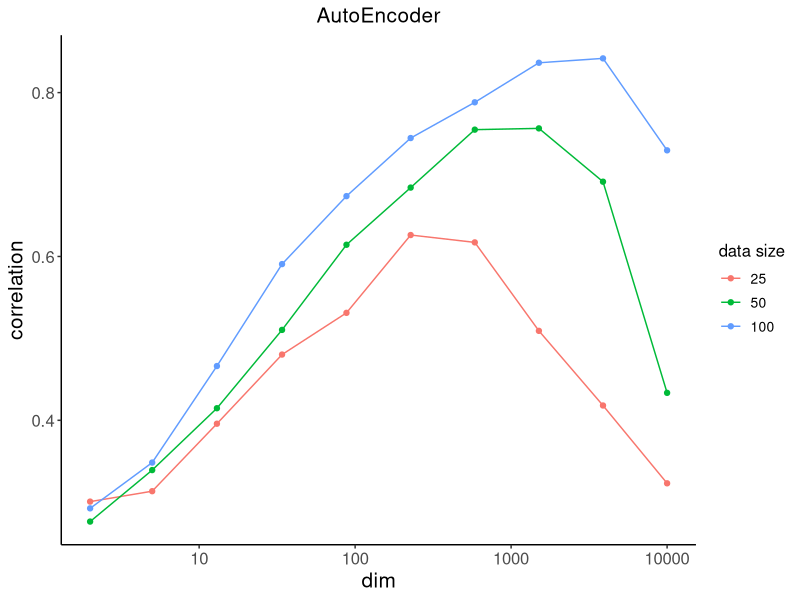

Source code (R):
setwd("..")

### Load libraries ###

library("ggplot2") # general plotting

### We study how high-dimensional noise affects the autoencoder dimensionality reduction ###

cors_auto <- read.table("Results/Size/AUTO_alpha5.csv", # load the results
                        sep=",", row.names=1, header=TRUE)
ggplot(data=cors_auto, aes(x=dim, y=cor, color=factor(size))) +
  geom_line() +
  geom_point() +
  scale_x_log10() +
  ylab("correlation") +
  labs(col="data size") +
  ggtitle("AutoEncoder") +
  theme_classic() +
  theme(text=element_text(size=15), plot.title=element_text(hjust=0.5, size=15),
        legend.title=element_text(size=12), legend.text=element_text(size=10))
